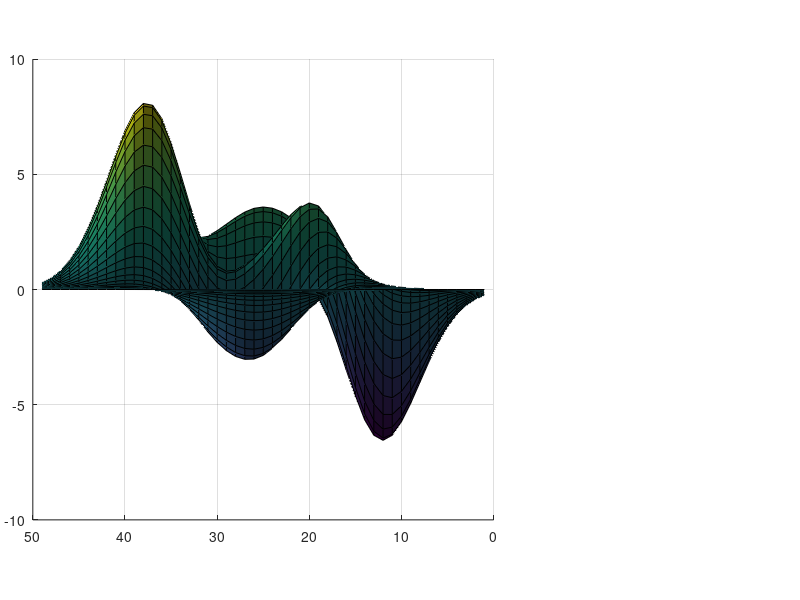

This figure's MATLAB source: (Note: this script raises an error after producing the figure.)
%=============================================================================
% Copyright (c) 2016-present Allan CORNET (Nelson)
%=============================================================================
% This file is part of Nelson.
%=============================================================================
% LICENCE_BLOCK_BEGIN
% SPDX-License-Identifier: LGPL-3.0-or-later
% LICENCE_BLOCK_END
%=============================================================================
% <--ADV-CLI MODE-->
%=============================================================================
close all
%=============================================================================
% camlight creates a LOCAL light near the camera, offset from the camera-to-
% target direction by azimuth/elevation (matching the reference). The headlight
% sits exactly at the camera position.
f = figure('Visible', 'off');
ax = axes('Parent', f);
surf(ax, peaks());
set(ax, 'CameraPosition', [2 0 0], 'CameraTarget', [10 0 0], 'CameraUpVector', [0 0 1]);
%=============================================================================
h = camlight(ax, 'headlight');
asserts.istrue(isgraphics(h, 'light'));
asserts.isequal(char(string(h.Style)), 'local');
asserts.isapprox(h.Position, [2 0 0], 1e-3);
delete(h);
%=============================================================================
h = camlight(ax, 'right');
asserts.isequal(char(string(h.Style)), 'local');
asserts.isapprox(h.Position, [4 -3.4641 4], 1e-3);
delete(h);
%=============================================================================
h = camlight(ax, 'left');
asserts.istrue(isgraphics(h, 'light'));
asserts.isequal(char(string(h.Style)), 'local');
asserts.isapprox(h.Position, [4 3.4641 4], 1e-3);
delete(h);
%=============================================================================
% the no-argument form defaults to 'right'.
h = camlight(ax);
asserts.isapprox(h.Position, [4 -3.4641 4], 1e-3);
close all
%=============================================================================
% a trailing 'local' or 'infinite' selects the light style, with any position
f = figure('Visible', 'off');
ax = axes('Parent', f);
surf(peaks(10));
h = camlight('headlight', 'infinite');
asserts.isequal(h.Style, 'infinite');
h2 = camlight('right', 'local');
asserts.isequal(h2.Style, 'local');
% style given on its own keeps the default 'right' position
h3 = camlight('infinite');
asserts.isequal(h3.Style, 'infinite');
% default style stays local
h4 = camlight('headlight');
asserts.isequal(h4.Style, 'local');
close(f);
%=============================================================================
